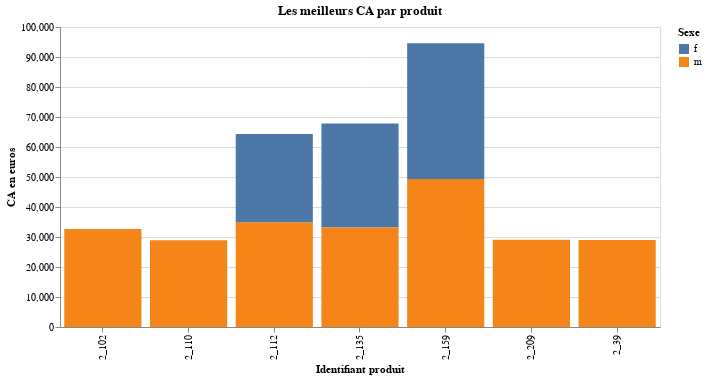

The cell this chart's notebook holds for it:
### Code cell
ft_ca_top_prod = final_file.groupby(['id_prod', 'categ', 'sex'], as_index=False)[
    'price'].sum().sort_values(by='price', ascending=False).head(10).reset_index(drop=True)
alt.Chart(ft_ca_top_prod).mark_bar().encode(
    x=alt.X('id_prod', axis=alt.Axis(title='Identifiant produit')),
    y=alt.Y('price', axis=alt.Axis(title='CA en euros')),
    color=alt.Color('sex:N', title='Sexe') 
).properties(title="Les meilleurs CA par produit", width=600)

### Figure 1 — Vega-Lite specification as saved in the notebook (floating-point values rounded to 4 significant figures)
{"config": {"view": {"continuousWidth": 400, "continuousHeight": 300}}, "data": {"name": "data-f153fc735ff699801a4baf0d6f6dd7d7"}, "mark": "bar", "encoding": {"color": {"field": "sex", "title": "Sexe", "type": "nominal"}, "x": {"axis": {"title": "Identifiant produit"}, "field": "id_prod", "type": "nominal"}, "y": {"axis": {"title": "CA en euros"}, "field": "price", "type": "quantitative"}}, "title": "Les meilleurs CA par produit", "width": 600, "$schema": "https://vega.github.io/schema/vega-lite/v4.17.0.json", "datasets": {"data-f153fc735ff699801a4baf0d6f6dd7d7": [{"id_prod": "2_159", "categ": 2, "sex": "m", "price": 49340.0}, {"id_prod": "2_159", "categ": 2, "sex": "f", "price": 45260.0}, {"id_prod": "2_112", "categ": 2, "sex": "m", "price": 34930.0}, {"id_prod": "2_135", "categ": 2, "sex": "f", "price": 34630.0}, {"id_prod": "2_135", "categ": 2, "sex": "m", "price": 33180.0}, {"id_prod": "2_102", "categ": 2, "sex": "m", "price": 32700.0}, {"id_prod": "2_112", "categ": 2, "sex": "f", "price": 29390.0}, {"id_prod": "2_209", "categ": 2, "sex": "m", "price": 29050.0}, {"id_prod": "2_39", "categ": 2, "sex": "m", "price": 29000.0}, {"id_prod": "2_110", "categ": 2, "sex": "m", "price": 28950.0}]}}
